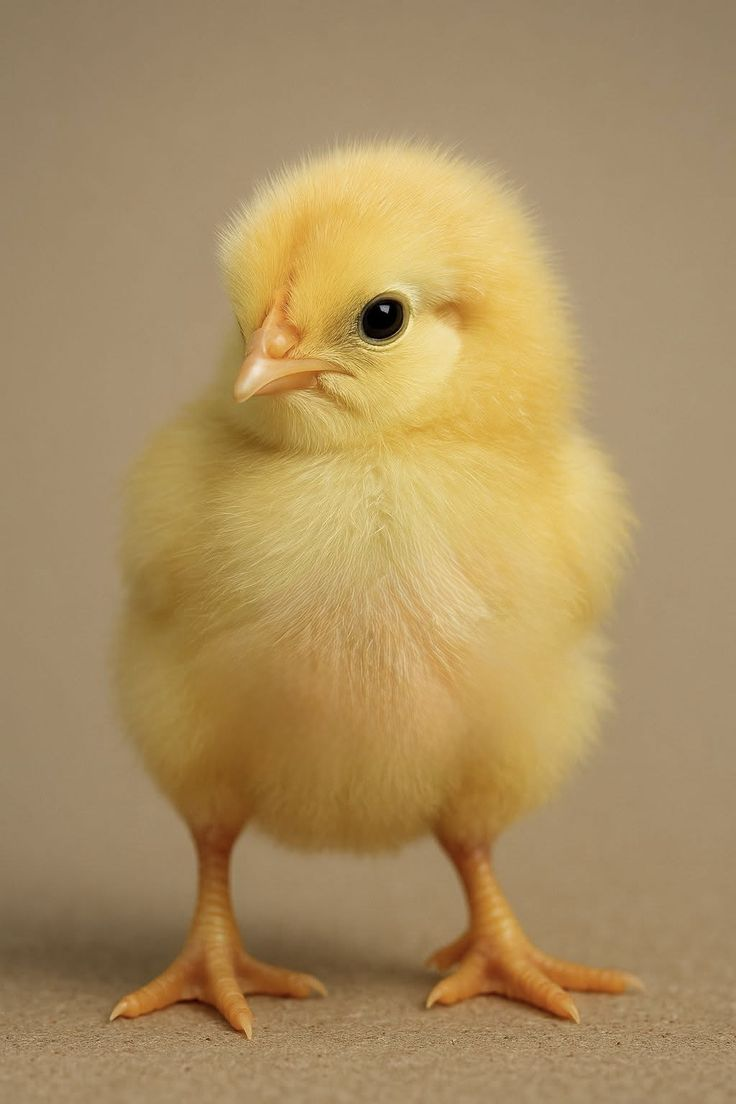
#> input picture Images/Input/chick.jpg, 736 x 1104 px, found by its file name; its folder holds 4 pictures in this run
$ python resizertool.py
#> lines starting #> are read from the running program, lines starting #| are printed output that depends on the picture
import os
from PIL import Image

# Configuration
input_folder = 'images/input'         # Folder containing original images
output_folder = 'images/output'       # Folder to save resized images
target_size = (800, 600)              # Desired size (width, height)
output_format = 'JPEG'                # Output format: 'JPEG', 'PNG', etc.

# Create output folder if it doesn't exist
os.makedirs(output_folder, exist_ok=True)

# Supported image extensions
valid_extensions = ('.jpg', '.jpeg', '.png', '.bmp', '.gif')

# Resize and convert images
for filename in os.listdir(input_folder):
    if filename.lower().endswith(valid_extensions):
        input_path = os.path.join(input_folder, filename)
        output_name = os.path.splitext(filename)[0] + '.' + output_format.lower()
        output_path = os.path.join(output_folder, output_name)

        try:
            with Image.open(input_path) as img:
#> img is the input picture: PIL image 736x1104 RGB; mean R, G, B 170.6, 143.2, 96.9
                resized_img = img.resize(target_size)
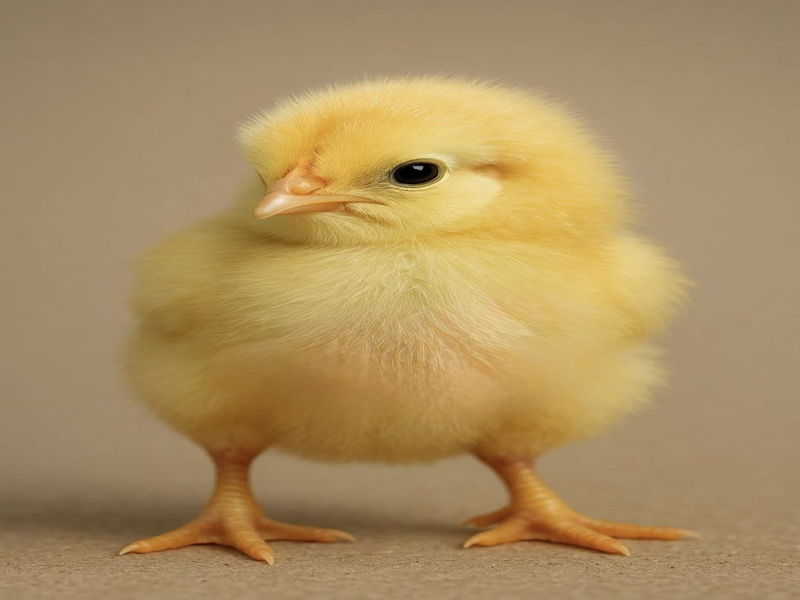
#> resized_img: PIL image 800x600 RGB; mean R, G, B 170.6, 143.2, 96.9
                resized_img.save(output_path, output_format)
                print(f"✅ Saved: {output_path}")
        except Exception as e:
            print(f"❌ Error processing {filename}: {e}")
#> pass 2 of the loop `for filename in os.listdir(input_folder):`:
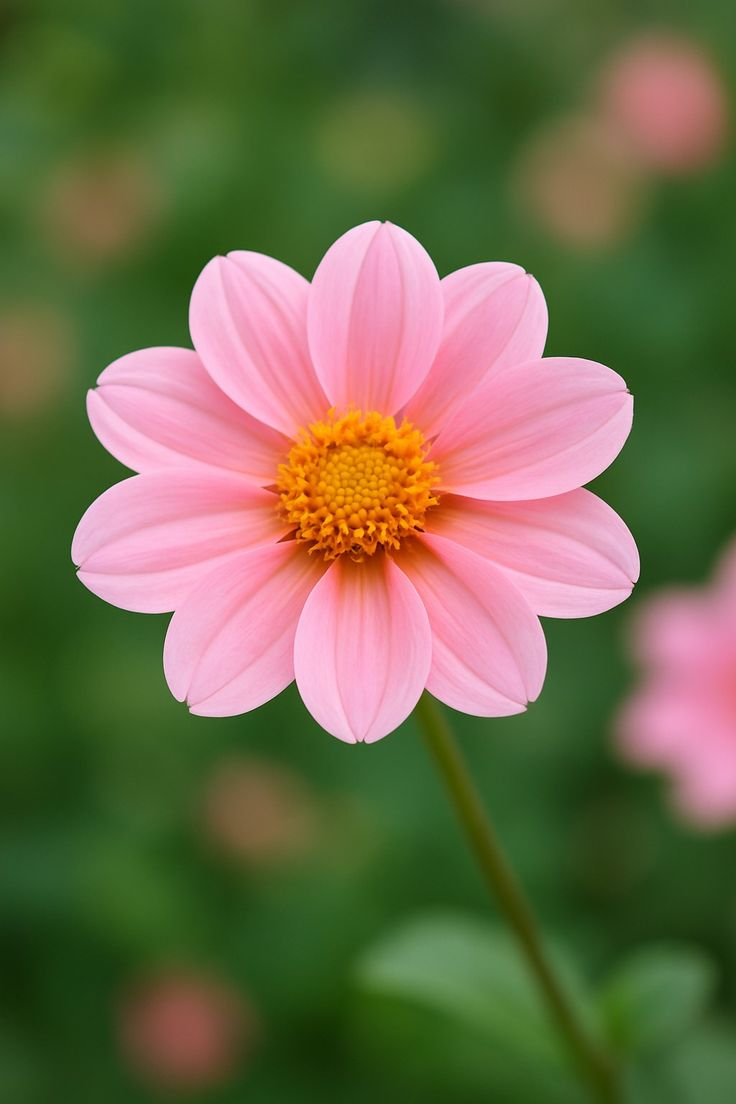
#> input picture Images/Input/flower.jpg, 736 x 1104 px, found by its file name
#> img is the input picture: PIL image 736x1104 RGB; mean R, G, B 111, 107.6, 75.4
#> `resized_img = img.resize(target_size)`:
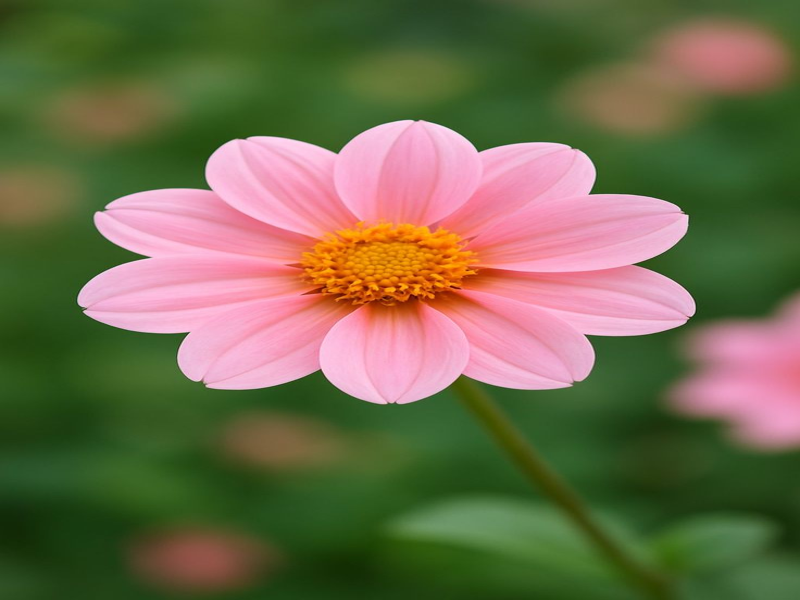
#> resized_img: PIL image 800x600 RGB; mean R, G, B 111, 107.6, 75.4
#> pass 3 of the loop `for filename in os.listdir(input_folder):`:
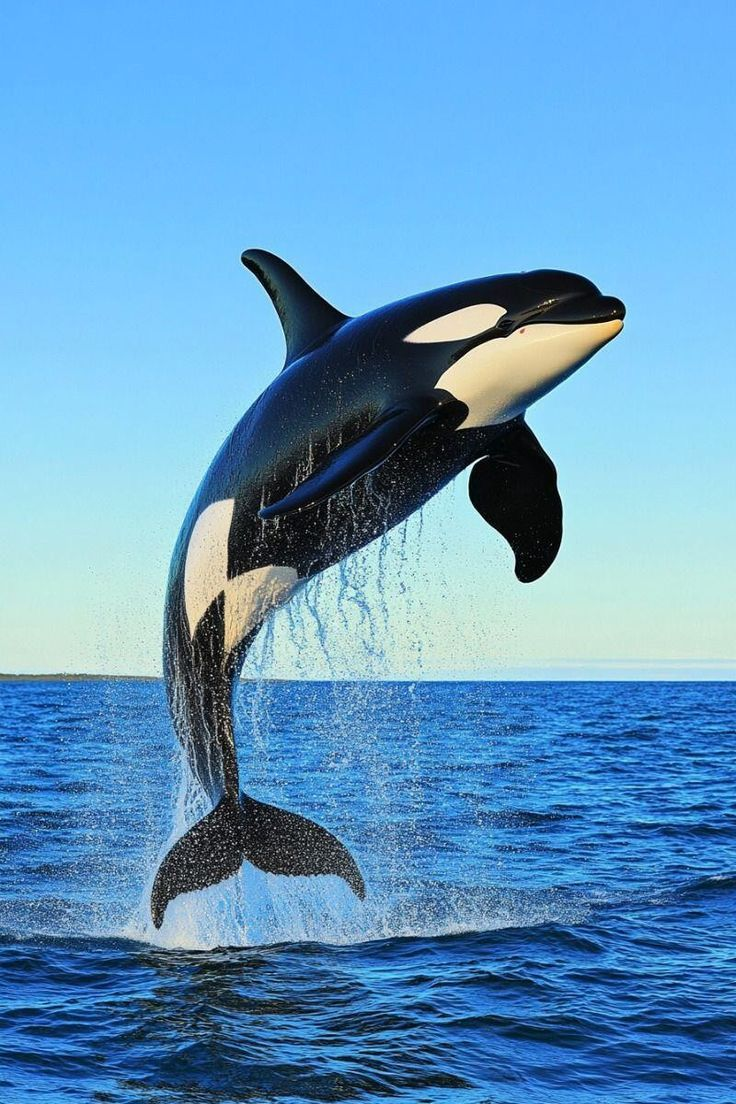
#> input picture Images/Input/orca.jpg, 736 x 1104 px, found by its file name
#> img is the input picture: PIL image 736x1104 RGB; mean R, G, B 97.7, 152.9, 194
#> `resized_img = img.resize(target_size)`:
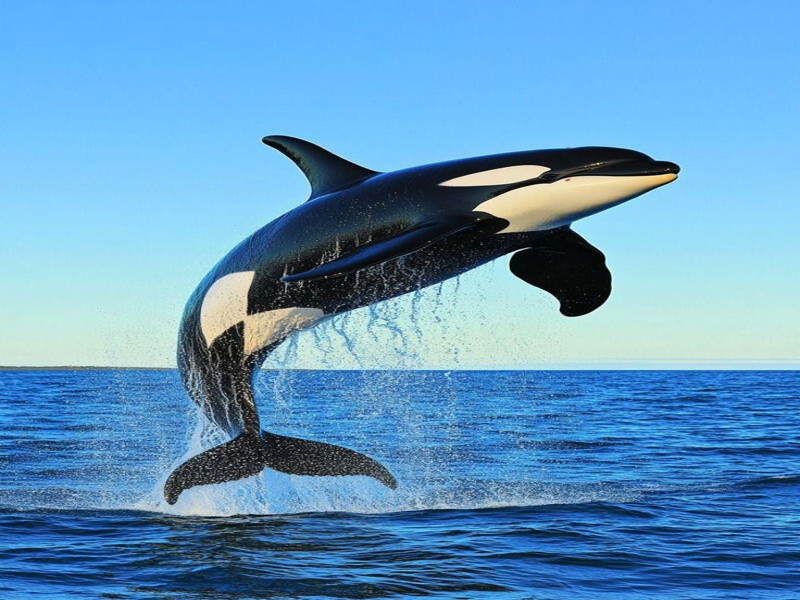
#> resized_img: PIL image 800x600 RGB; mean R, G, B 97.7, 152.9, 194
#> the loop made 4 passes; the first 3 are shown
